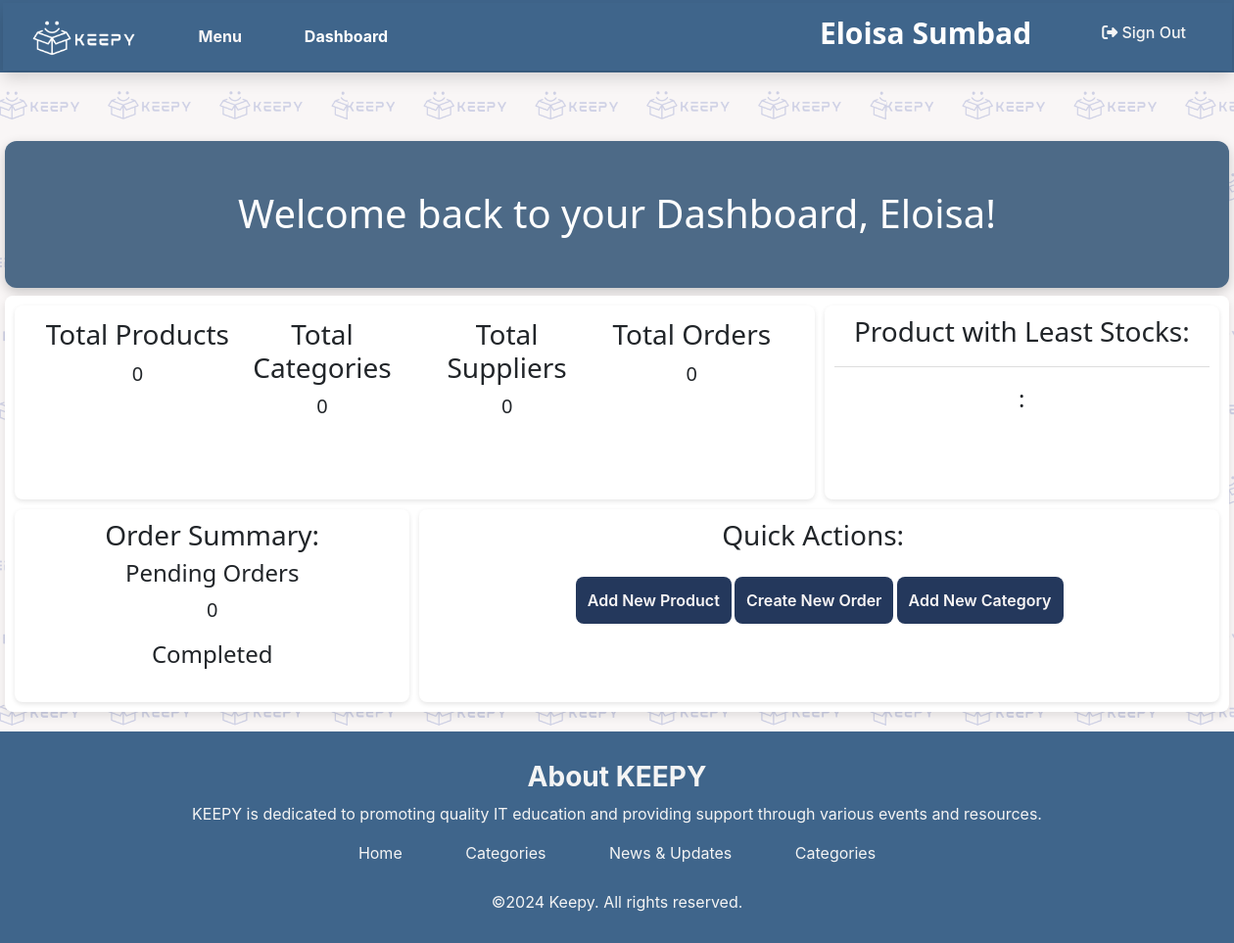
Before: /home.php (signed in) with the older database file.
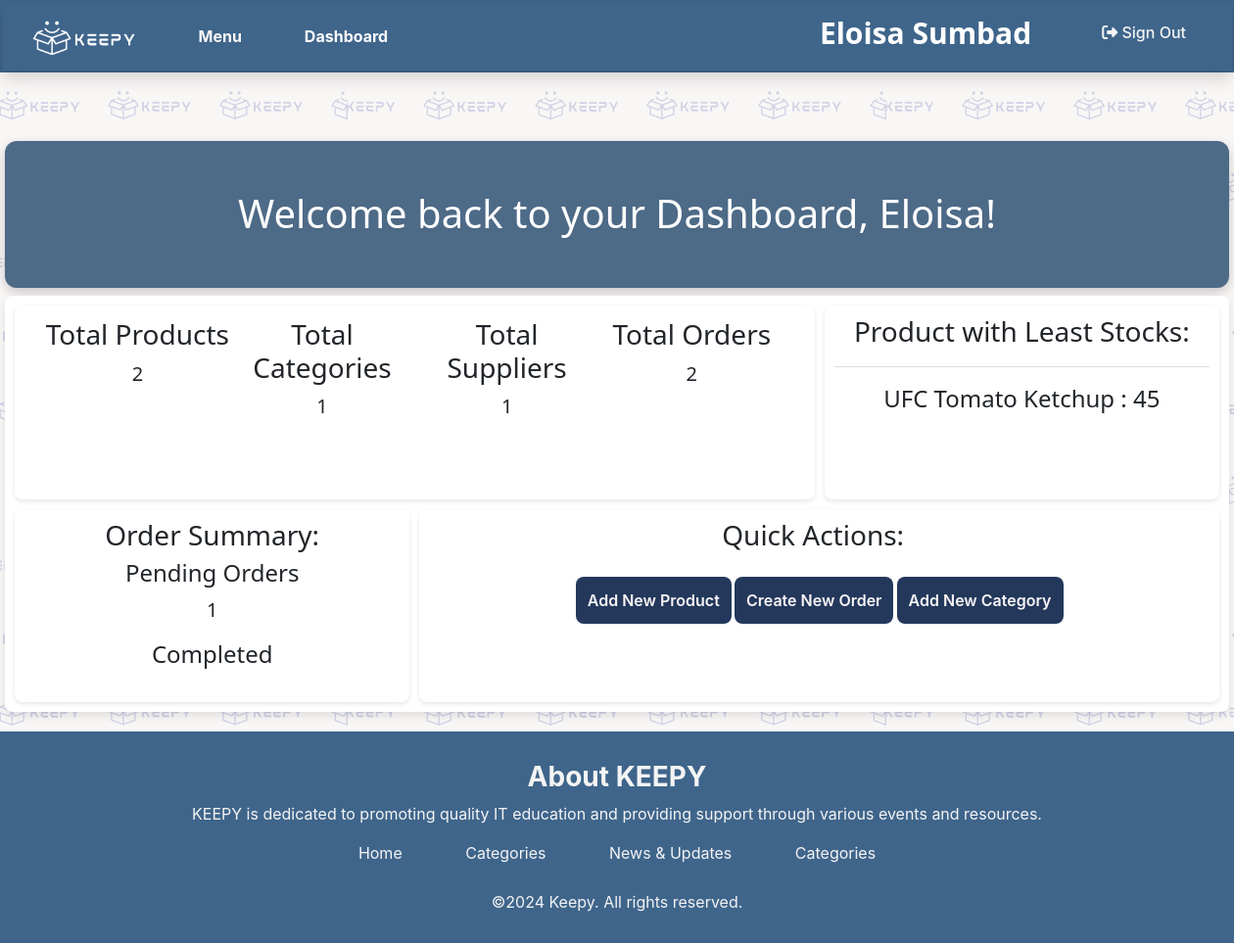
After: the same page with the newer database file.
### tables this page shows
CREATE TABLE `items` (
  `item_id` bigint(20) UNSIGNED NOT NULL,
  `item_name` varchar(255) NOT NULL,
  `item_desc` varchar(255) NOT NULL,
  `item_img` longblob NOT NULL,
  `cat_id` bigint(11) UNSIGNED NOT NULL,
  `supplier_id` int(11) NOT NULL,
  `stock` int(11) NOT NULL,
  `admin_creator` bigint(20) UNSIGNED NOT NULL,
  `date_created` date NOT NULL,
  `record_status` varchar(25) NOT NULL
);

### home.php (the view, shortened to what this page needs)
<?php
include('includes/header.php');
include('dbcon.php');
$query = "SELECT * FROM administrators WHERE admin_id = ". $_SESSION['uid'];
$stmt = $con->prepare($query);
$stmt->execute();
$result = $stmt->get_result();
            if ($result->num_rows > 0) {
                $row = $result->fetch_assoc();
                $username = $row['admin_firstname'];
            } else {
                echo "No user_credentials record found for userinfo_id: $userinfo_id";
                exit();
            }
function TableRowCount(string $table, $con)
{
    $query = "SELECT COUNT(*) AS total FROM " . $table;
    $count = 0;
    if ($results = mysqli_query($con, $query)) {
        $row = mysqli_fetch_assoc($results);
        $count = $row['total'];
    } else {
        $count = "Nothing to see yet";
    }
    return $count;
}
function TableRowConditionCount(string $table, $con, $condition, $condition_field)
{
    $query = "SELECT COUNT(*) AS total FROM " . $table . " WHERE ". $condition_field . "= '". $condition. "'";
    $count = 0;
    if ($results = mysqli_query($con, $query)) {
        $row = mysqli_fetch_assoc($results);
        $count = $row['total'];
    } else {
        $count = "Nothing to see yet";
    }
    return $count;
}
function LeastOrdered($con)
{
    $query = "SELECT * FROM items i WHERE record_status = 'Active' ORDER BY stock  LIMIT 1";
    if ($results = mysqli_query($con, $query)) {
        $row = mysqli_fetch_assoc($results);
        $item_name = $row['item_name'];
        $item_stock = $row['stock'];
        $sum = $item_name . ' : ' . strval($item_stock);
    } else {
        $sum = "No products yet";
    }
    return $sum;
}
?>
        <div class="page-container">
            <div class="hello-username">
                <h1>Welcome back to your Dashboard, <?=$username?>!</h1>
                <div class="dashboard-container">
        <div class="box overview-panel total-products" style="max-width:100%; display: inline-block">
            <div style="display: inline-flex; width: 100%; max-width:fit-content ; padding: 3px 5px; align-items: top">
                <div>
                    <h3>Total Products</h3>
                    <p><?=TableRowCount("items",$con);?></p>
                </div>
                <div>
                    <h3>Total Categories</h3>
                    <p><?=TableRowCount("categories",$con);?></p>
                </div>
                <div>
                    <h3>Total Suppliers</h3>
                    <p><?=TableRowCount("supplier",$con);?></p>
                </div>
                <div>
                    <h3>Total Orders</h3>
                    <p><?=TableRowCount("orders",$con);?></p>
                </div>
            </div>
        </div>
        <div class="box alerts">
            <h3>Product with Least Stocks:</h3>
            <div class="alert-item">
            </div>
            <br>
            <h4><?=LeastOrdered($con)?></h4>
        </div>
        <div class="box">
            <h3>Order Summary:</h3>
            <div>
                <h4>Pending Orders</h4>
                <p><?=TableRowConditionCount("orders",$con,'Pending',"order_status");?></p>
                </div>
            <div>
                <h4>Completed</h4>
            </div>
        </div>
        <div class="boxopt quick-actions" style="display: block">
            <div>
            <h3>Quick Actions: </h3>
            </div>
            <br>
            <div>
                <div class="buttons" style="display: inline-block">
                    <button onclick="window.location.href='view_product.php'">Add New Product</button>
                    <button onclick="window.location.href='view_order.php'">Create New Order</button>
                    <button onclick="window.location.href='view_category.php'">Add New Category</button>
                </div>
            </div>
        </div>
                </div>
            </div>
</div>
            </div>
<footer>
<?php include('includes/footer.php'); ?>

Changed rows visible on the page:
added items: LeastOrdered($con) "UFC Tomato Ketchup : 45"
Other visible differences:
TableRowCount("items",$con): "0" → "2"
TableRowCount("categories",$con): "0" → "1"
TableRowCount("supplier",$con): "0" → "1"
TableRowCount("orders",$con): "0" → "2"
TableRowConditionCount("orders",$con,'Pending',"order_status"): "0" → "1"
LeastOrdered($con): ":" → (not shown)
